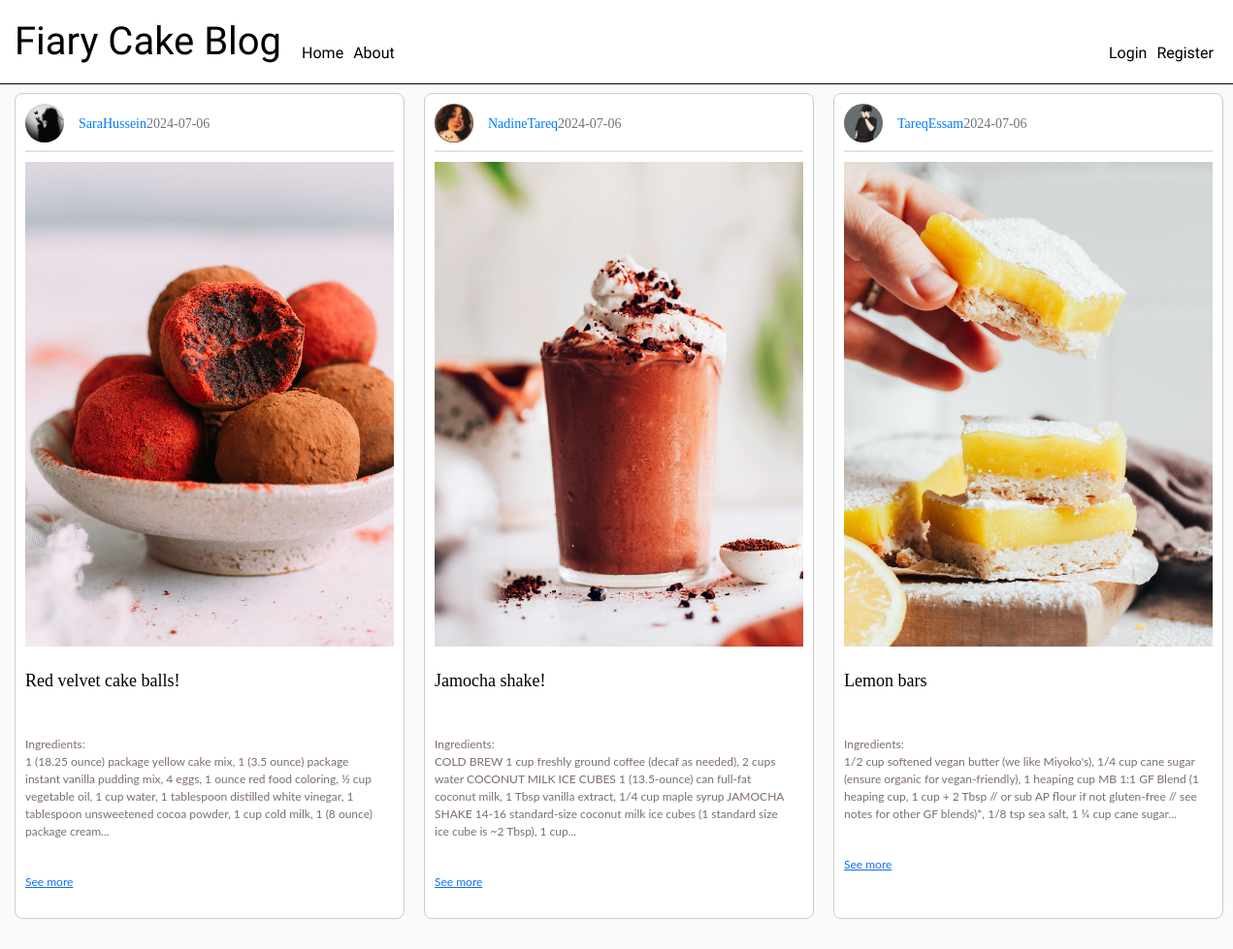
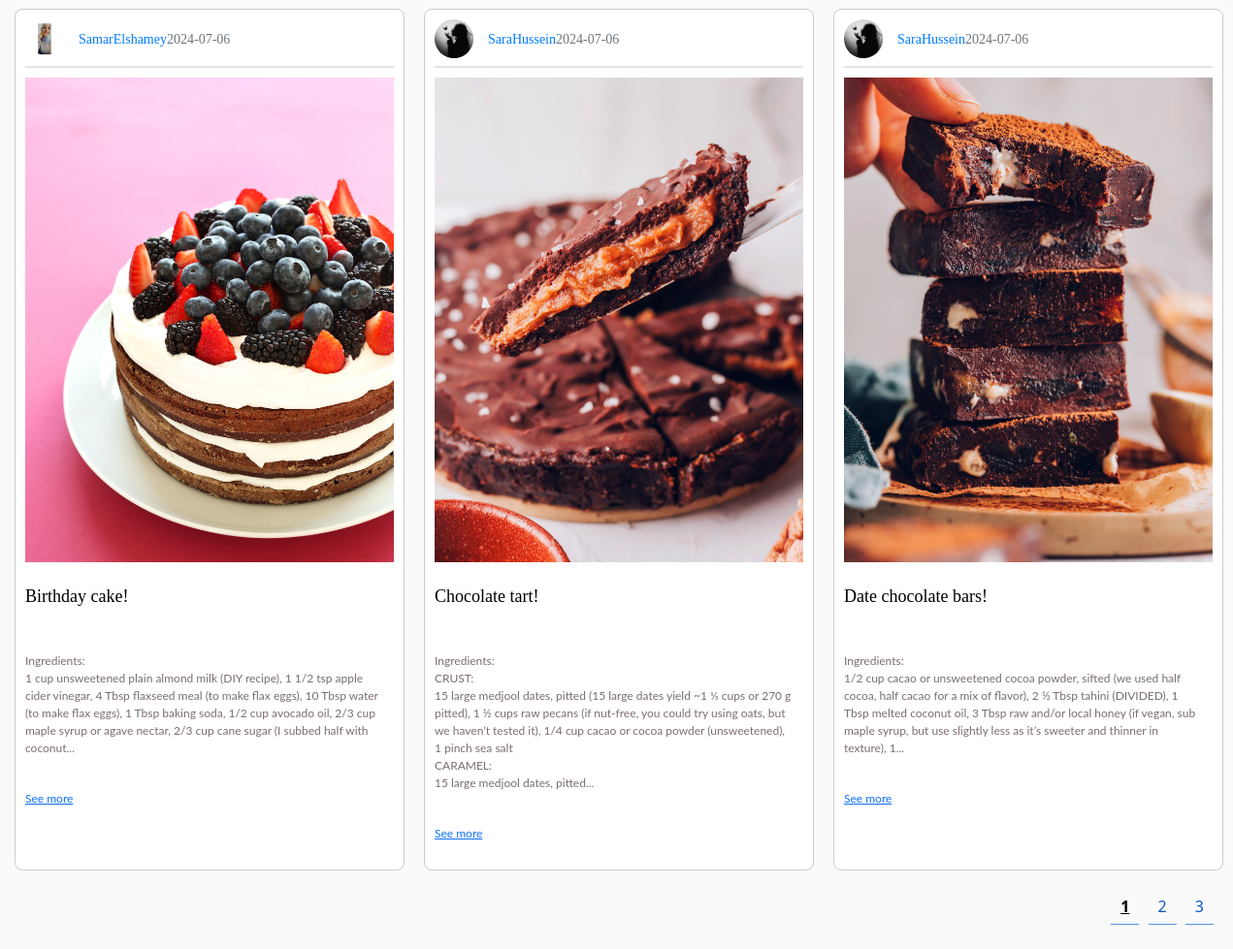
The page /home on the database its author committed (2 pictures, top to bottom).
### blog/models.py (models this page shows, shortened)
class Post(db.Model):
    id = db.Column(db.Integer, primary_key=True,)
    title = db.Column(db.String(100), nullable=False)
    date_created = db.Column(db.DateTime, nullable=False, default=func.now())
    content = db.Column(db.Text, nullable=False)
    user_id = db.Column(db.Integer, db.ForeignKey('user.id'))
    post_image_file = db.Column(db.String(100), nullable=False,  default='post_default.jpg')

class User(db.Model, UserMixin):
    id = db.Column(db.Integer, primary_key=True,)
    firstname = db.Column(db.String(20), unique=True, nullable=False)
    lastname = db.Column(db.String(20), unique=True, nullable=False)
    email = db.Column(db.String(120), unique=True, nullable=False)
    image_file = db.Column(db.String(20), nullable=False, default='default.jpg')
    password = db.Column(db.String(60), nullable=False)
    posts = db.relationship('Post', backref='author', lazy=True)

### blog/main/routes.py (the view)
@main.route("/")
@main.route("/home")
def home():
        page = request.args.get('page', 1, type=int)
        posts = Post.query.order_by(Post.date_created.desc()).paginate(page=page, per_page=6)
        return render_template('home.html', posts=posts)

### blog/templates/home.html (shortened to what this page needs)
{% extends "base.html" %}
{% block content %}
<link rel="stylesheet" href="{{ url_for('static', filename='css/home.css') }}">
<div class="media-grid">
    {% for post in posts.items %}
        <article class="media content-section">
            <div class="media-body">
            <div class="article-metadata">
                <img class="rounded-circle article-img" src="{{ url_for('static', filename='profile_pic/' + post.author.image_file)}}">
                <a class="mr-2" href="{{ url_for('users.user_posts', firstname=post.author.firstname )}}">{{ post.author.firstname | capitalize }}{{ post.author.lastname | capitalize }}</a>
                <small class="text-muted">{{ post.date_created.strftime('%Y-%m-%d') }}</small>
            </div>
            <div class="post-image-container">
                {% if post.post_image_file %}
                    <img class="post-img" src="{{ url_for('static', filename='profile_pic/' + post.post_image_file) }}">
                {% endif %}
            </div>
            <h2><a class="article-title" href="{{ url_for('posts.post', post_id=post.id) }}">{{ post.title | capitalize}}</a></h2>
            <div class="article-content">
                {% if post.content|length <= 300 %}
                    <p>{{ post.content | safe }}</p>
                {% else %}
                    <p>{{ post.content | truncate(300) | safe }}</p>
                    <a href="{{ url_for('posts.post', post_id=post.id) }}">See more</a>
                {% endif %}
            </div>
            </div>
        </article>
    {% endfor %}
</div>
<div class="pagination-links">
    {% for page_num in posts.iter_pages(left_edge=1, right_edge=1, left_current=1, right_current=2) %}
        {% if page_num %}
            {% if posts.page == page_num %}
                <a class="current-page" href="{{ url_for('main.home', page=page_num) }}">{{ page_num }}</a>
            {% else %}
            <a href="{{ url_for('main.home', page=page_num) }}">{{ page_num }}</a>
            {% endif %}
        {% endif %}
    {% endfor %}
</div>
{% endblock content %}

### blog/templates/base.html (shortened to what this page needs)
<!DOCTYPE html>
<html lang="en">
<head>
    <link href="https://cdn.jsdelivr.net/npm/bootstrap@5.0.2/dist/css/bootstrap.min.css" rel="stylesheet">
    <link rel="stylesheet" type="text/css" href="{{ url_for('static', filename='css/base.css' )}}">
</head>
<body>
    <header class="site-header">
        <nav class="navbar navbar-expand-md navbar-dark bg-steel fixed-top">
        <div class="container">
            <a class="navbar-brand mr-4" href="/">Fiary Cake Blog</a>
            <div class="collapse navbar-collapse" id="navbarToggle">
            <div class="navbar-nav mr-auto">
                <a class="nav-item nav-link" href="{{ url_for('main.home') }}">Home</a>
                <a class="nav-item nav-link" href="{{ url_for('main.about') }}">About</a>
            </div>
            <div class="navbar-nav ms-auto">
                {% if current_user.is_authenticated %}
                <a class="nav-item nav-link" href="{{ url_for('posts.new_post') }}">New Post</a>
                <a class="nav-item nav-link" href="{{ url_for('users.account') }}">Account</a>
                <a class="nav-item nav-link" href="{{ url_for('users.logout') }}">Logout</a>
                {% else %}
                    <a class="nav-item nav-link" href="{{ url_for('users.login') }}">Login</a>
                    <a class="nav-item nav-link" href="{{ url_for('users.register') }}">Register</a>
                {% endif %}
            </div>
            </div>
        </div>
        </nav>
    </header>
    <main role="main" class="container">
        <div class="row justify-content-center">
        <div class="col-md-12">
            {% block content %}{% endblock %}
        </div>
        </div>
    </main>
</body>
</html>

### blog/static/css/base.css (style rules this page uses)
body { background: #fafafa; color: #333333; margin-top: 5rem; }
.container { width: 100%; max-width: 100%; padding: 0 15px; margin: 0 auto; }
h1, h2, h3, h4, h5, h6 { color: #444444; }
.bg-steel { background-color: #ffffff; }
.site-header .navbar-brand { color: #000000; font-family: 'Dancing Script', cursive; font-size: 2.5rem; font-weight: 500; }
.navbar { position: fixed; top: 0; left: 0; width: 100%; z-index: 1000; background-color: #ffffff; border-bottom: 1px solid #000000; }
.site-header .navbar-nav { margin-top: 1.5rem; }
.site-header .navbar-nav .nav-link { color: #000000; font-family: 'Dancing Script', cursive; font-size: 1rem; margin: 0 0px; padding: 5px 5px; }

### blog/static/css/home.css (style rules this page uses)
.content-section { background: #ffffff; padding: 10px 20px; border: 1px solid #dddddd; border-radius: 3px; margin-bottom: 20px; }
.media-grid { display: grid; grid-template-columns: repeat(3, 1fr); gap: 20px; margin-top: 1rem; }
.media-grid .media { border: 1px solid #ccc; padding: 10px; max-width: 100%; box-sizing: border-box; }
.media { border: 1px solid #ccc; padding: 15px; border-radius: 8px; }
.media img.rounded-circle { width: 40px; height: 40px; border-radius: 50%; margin-right: 15px; }
.media-body { display: flex; flex-direction: column; }
.article-title { color: #000000; text-decoration: none; font-family: "Playwrite NZ", cursive; font-size: 18px; }
.article-img { height: 65px; width: 65px; margin-right: 16px; }
.article-content { font-size: 12px; white-space: pre-line; color: #7d6d6c; margin-right: 10px; font-family: "Lato", sans-serif; }
.article-metadata { display: flex; align-items: center; width: 100%; padding-bottom: 8px; margin-bottom: 10px; border-bottom: 2px solid #e3e3e3; }
.article-metadata a { color: #007bff; text-decoration: none; }
.mr-2 { font-size: 14px; font-family: 'Times New Roman', serif; color: #ff0d0d; }
.text-muted { font-size: 14px; font-family: 'Times New Roman', serif; color: #e81717; }
.pagination-links { margin-top: 0px; margin-bottom: 40px; text-align: right; }
.pagination-links a { display: inline-block; padding: 5px 10px; margin-right: 5px; text-decoration: none; color: #1059c7; position: relative; }
.pagination-links a:after { content: ''; display: block; width: 100%; height: 1px; background-color: #5495e0; position: absolute; bottom: -2px; left: 0; transition: width 0.3s ease; }
.pagination-links a.current-page { font-weight: bold; color: #000000; text-decoration: underline; }
.post-img { width: 380px; height: 500px; object-fit: cover; }
.post-image-container { width: 380px; margin-bottom: 10px; }

### rows shown on the page
Post: image_file (picture), author.firstname "Sara", author.lastname "Hussein", date_created "2024-07-06", post_image_file (picture), title "Red velvet cake balls!", content "Ingredients: 1 (18.25 ounce) package yellow cake mix, 1 (3.5 ounce) package instant vanilla pudding mix, 4 eggs, 1 ounce red food coloring, ½ cup vegetable oil, 1 cup water, 1 tablespoon distilled white vinegar, 1 tablespoon unsweetened cocoa powder, 1 cup cold milk, 1 (8 ounce) package cream..."
Post: image_file (picture), author.firstname "Nadine", author.lastname "Tareq", date_created "2024-07-06", post_image_file (picture), title "Jamocha shake!", content "Ingredients: COLD BREW 1 cup freshly ground coffee (decaf as needed), 2 cups water COCONUT MILK ICE CUBES 1 (13.5-ounce) can full-fat coconut milk, 1 Tbsp vanilla extract, 1/4 cup maple syrup JAMOCHA SHAKE 14-16 standard-size coconut milk ice cubes (1 standard size ice cube is ~2 Tbsp), 1 cup..."
Post: image_file (picture), author.firstname "Tareq", author.lastname "Essam", date_created "2024-07-06", post_image_file (picture), title "Lemon bars", content "Ingredients: 1/2 cup softened vegan butter (we like Miyoko's), 1/4 cup cane sugar (ensure organic for vegan-friendly), 1 heaping cup MB 1:1 GF Blend (1 heaping cup, 1 cup + 2 Tbsp // or sub AP flour if not gluten-free // see notes for other GF blends)*, 1/8 tsp sea salt, 1 ¼ cup cane sugar..."
Post: image_file (picture), author.firstname "Samar", author.lastname "Elshamey", date_created "2024-07-06", post_image_file (picture), title "Birthday cake!", content "Ingredients: 1 cup unsweetened plain almond milk (DIY recipe), 1 1/2 tsp apple cider vinegar, 4 Tbsp flaxseed meal (to make flax eggs), 10 Tbsp water (to make flax eggs), 1 Tbsp baking soda, 1/2 cup avocado oil, 2/3 cup maple syrup or agave nectar, 2/3 cup cane sugar (I subbed half with coconut..."
Post: image_file (picture), author.firstname "Sara", author.lastname "Hussein", date_created "2024-07-06", post_image_file (picture), title "Chocolate tart!", content "Ingredients: CRUST: 15 large medjool dates, pitted (15 large dates yield ~1 ⅓ cups or 270 g pitted), 1 ½ cups raw pecans (if nut-free, you could try using oats, but we haven’t tested it), 1/4 cup cacao or cocoa powder (unsweetened), 1 pinch sea salt CARAMEL: 15 large medjool dates, pitted..."
Post: image_file (picture), author.firstname "Sara", author.lastname "Hussein", date_created "2024-07-06", post_image_file (picture), title "Date chocolate bars!", content "Ingredients: 1/2 cup cacao or unsweetened cocoa powder, sifted (we used half cocoa, half cacao for a mix of flavor), 2 ½ Tbsp tahini (DIVIDED), 1 Tbsp melted coconut oil, 3 Tbsp raw and/or local honey (if vegan, sub maple syrup, but use slightly less as it’s sweeter and thinner in texture), 1..."

### other values the page prints
{{ page_num }} "1"
{{ page_num }} "2" "3"
